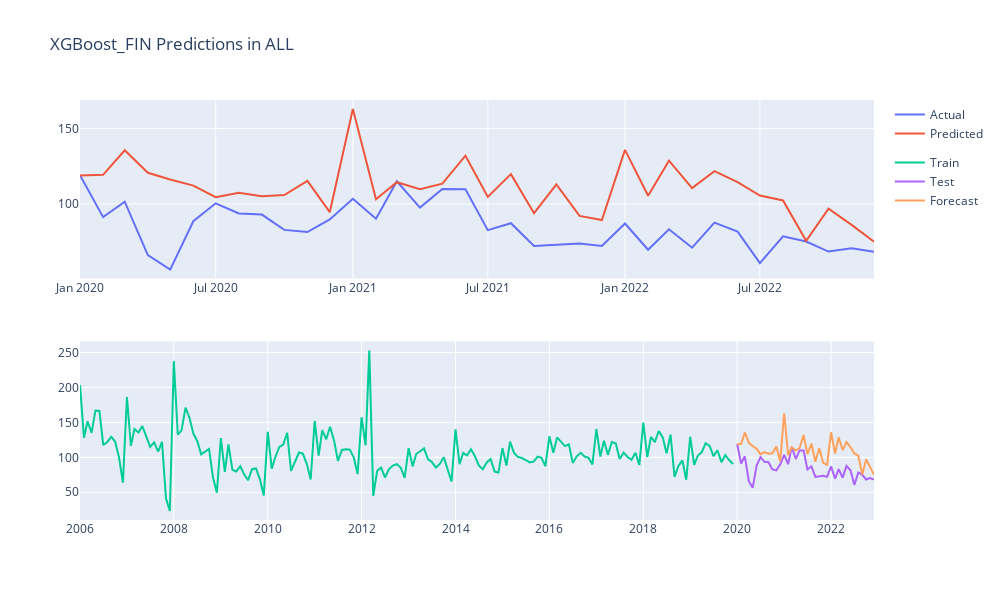
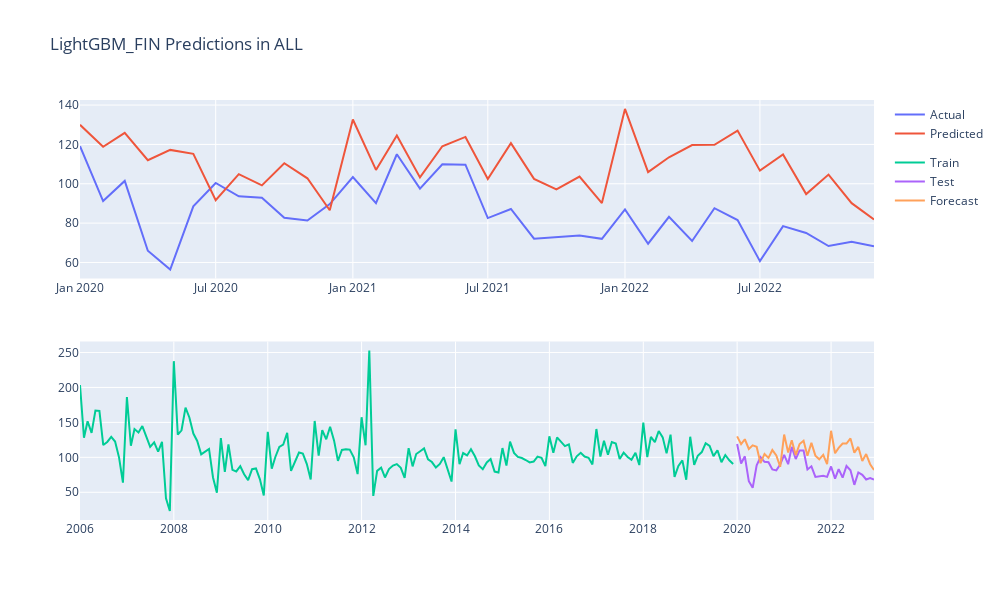
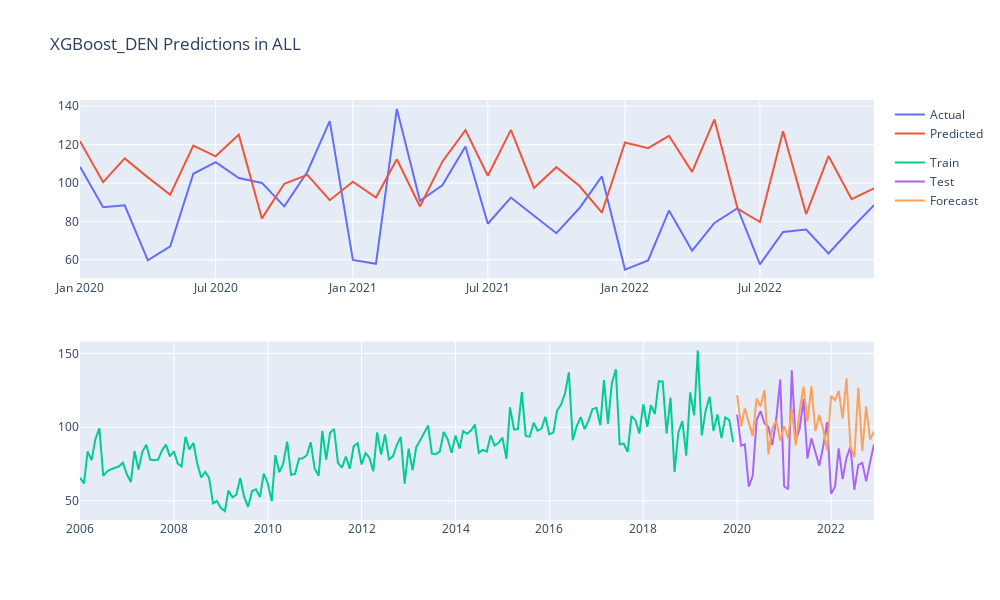
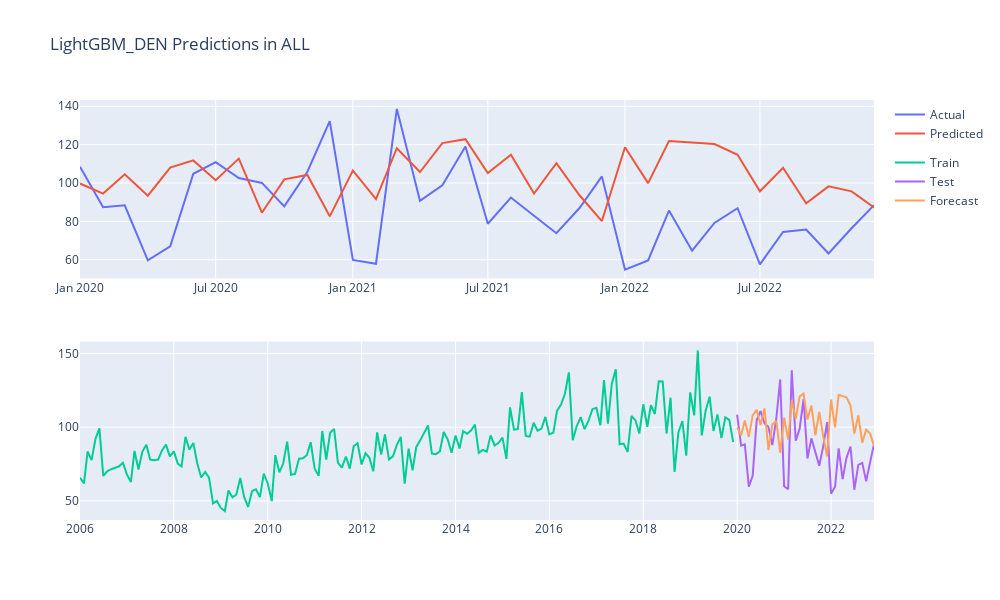

Notebook source saved alongside these figures, in order:
### Code cell
modelclasses = [
#    ["Extra Tree", ExtraTreesRegressor],
    ["XGBoost", XGBRegressor],
#    ["Gradient Boosting", GradientBoostingRegressor],
#    ["Random Forest", RandomForestRegressor],
#    ["Ada Boost", AdaBoostRegressor],
    ["LightGBM", LGBMRegressor],
#    ["Decision Tree", DecisionTreeRegressor]
]

for dep_var in dep_vars:
    number_of_lags = 12

    for model_name, Model in modelclasses:            

        # Create forecaster
        forecaster = ForecasterAutoregMultiVariate(
                    regressor          = Model(),
                    level              = dep_var,
                    lags               = number_of_lags,
                    steps              = steps,
                    transformer_series = StandardScaler(),
                    transformer_exog   = None,
                    weight_func        = None
                )
    
        # Fit model
        forecaster.fit(series=train)
        
        # Predict
        preds = forecaster.predict(steps=steps)

        # Score
        scoring(model_name + '_' + dep_var, test[dep_var], preds[dep_var], True, True)
